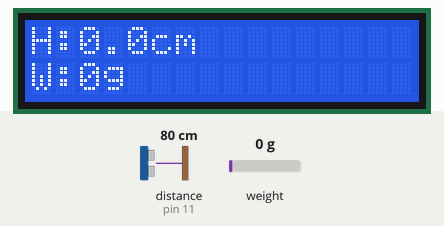
This sketch was run on a simulated Arduino Uno, built with avr-gcc and run on an emulated ATmega328P. On the bench: 16×2 character LCD. Wiring (inferred from the names in the program): ultrasonic range finder: trigger pin 10; echo pin 11. The test bench sets the inputs (shaded band); at power-on: distance to the obstacle (sensor on pin 11) 80 cm, weight on the scale 0 g. The echo pulse lasts 58.3 µs per cm; what the sketch prints to the serial monitor is not drawn.

Above: at 6.7 s.
6.8 s: distance to the obstacle (sensor on pin 11) set to 2 cm
At 11.2 s:
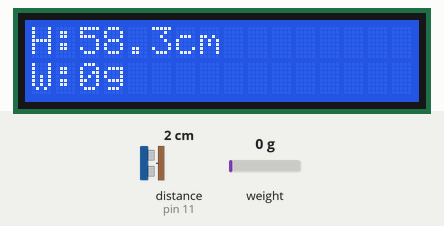
11.7 s: weight on the scale set to 100 g
At 15.0 s:
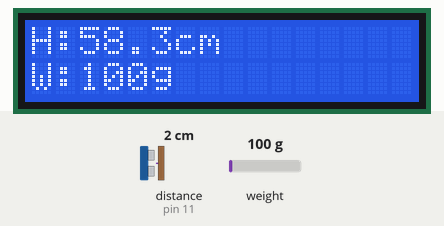
15.7 s: distance to the obstacle (sensor on pin 11) set to 4 cm
19.8 s: weight on the scale set to 1250 g
At 22.7 s:
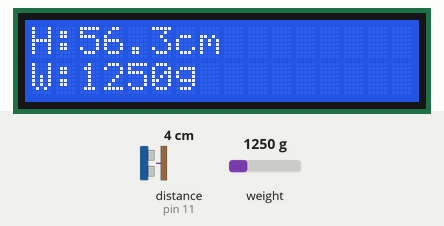
23.8 s: distance to the obstacle (sensor on pin 11) set to 9 cm
At 27.8 s:
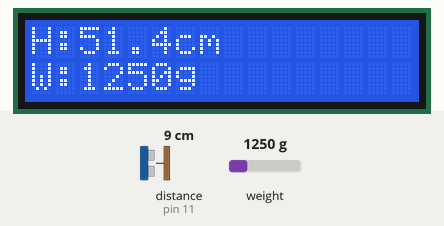
31.9 s: weight on the scale set to 2500 g
At 35.6 s:
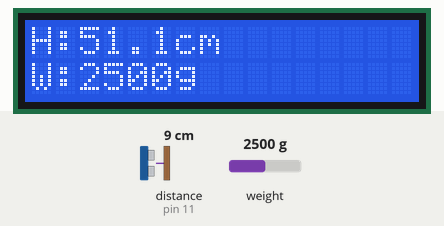
Timing chart, 0 to 37.0 s (numbered marks = the images above; inputs shaded):
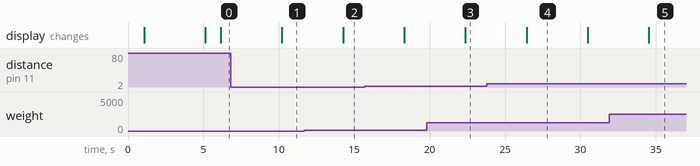

The sketch:

main-coding.ino
```cpp
#include <Wire.h>
#include <LiquidCrystal_I2C.h>
#include "HX711.h"

// ================= PIN =================
#define trigPin 10
#define echoPin 11
#define DOUT 3
#define CLK 2

// ================= OBJECTS =================
LiquidCrystal_I2C lcd(0x27, 16, 2);
HX711 scale;

// ================= VARIABLES =================
float distance;
float height;
float weight;                // in grams
const float poleHeight = 60.0;
const float calibration_factor = 428;

void setup() {
  Serial.begin(9600);

  // Ultrasonik
  pinMode(trigPin, OUTPUT);
  pinMode(echoPin, INPUT);

  // LCD
  lcd.init();
  lcd.backlight();

  // HX711
  scale.begin(DOUT, CLK);
  scale.set_scale(calibration_factor);
  scale.tare();   // tare the scale

  // ================= INITIAL DISPLAY =================
  lcd.setCursor(0, 0);
  lcd.print("TEAM NAME");
  lcd.setCursor(0, 1);
  lcd.print("STUDENT ID");
  delay(2000);

  lcd.clear();
  lcd.setCursor(0, 0);
  lcd.print("TEAM NAME");
  lcd.setCursor(0, 1);
  lcd.print("STUDENT ID");
  delay(2000);

  lcd.clear();
}

void loop() {
// ================= ULTRASONIC =================
digitalWrite(trigPin, LOW);
delayMicroseconds(2);
digitalWrite(trigPin, HIGH);
delayMicroseconds(10);
digitalWrite(trigPin, LOW);

long duration = pulseIn(echoPin, HIGH, 30000);
distance = duration * 0.034 / 2;

if (distance > 0 && distance <= poleHeight) {
  height = poleHeight - distance;
} else {
  height = 0;
}

// ================= LOAD CELL =================
weight = scale.get_units(10); // GRAMS

if (weight < 0) weight = 0;   // prevent negative value

// ================= SERIAL MONITOR =================
Serial.println("=== MEASUREMENT DATA ===");
Serial.print("Height (cm): ");
Serial.println(height);
Serial.print("Weight (grams): ");
Serial.println(weight);
Serial.println("========================");
Serial.println();

// ================= LCD =================
lcd.clear();
lcd.setCursor(0, 0);
lcd.print("H:");
lcd.print(height, 1);
lcd.print("cm");

lcd.setCursor(0, 1);
lcd.print("W:");
lcd.print(weight, 0);
lcd.print("g");

delay(3000);
}
```

Measured:
- after the input at 6.8 s, the display: changes after 3.4 s (image 1)
- after the input at 11.7 s, the display: changes after 2.6 s (image 2)
- after the input at 19.8 s, the display: changes after 2.6 s (image 3)
- after the input at 23.8 s, the display: changes after 2.6 s (image 4)
- after the input at 31.9 s, the display: changes after 2.6 s (image 5)
- what the display in image 4 shows lasts 4.1 s, from 26.4 s to 30.5 s
